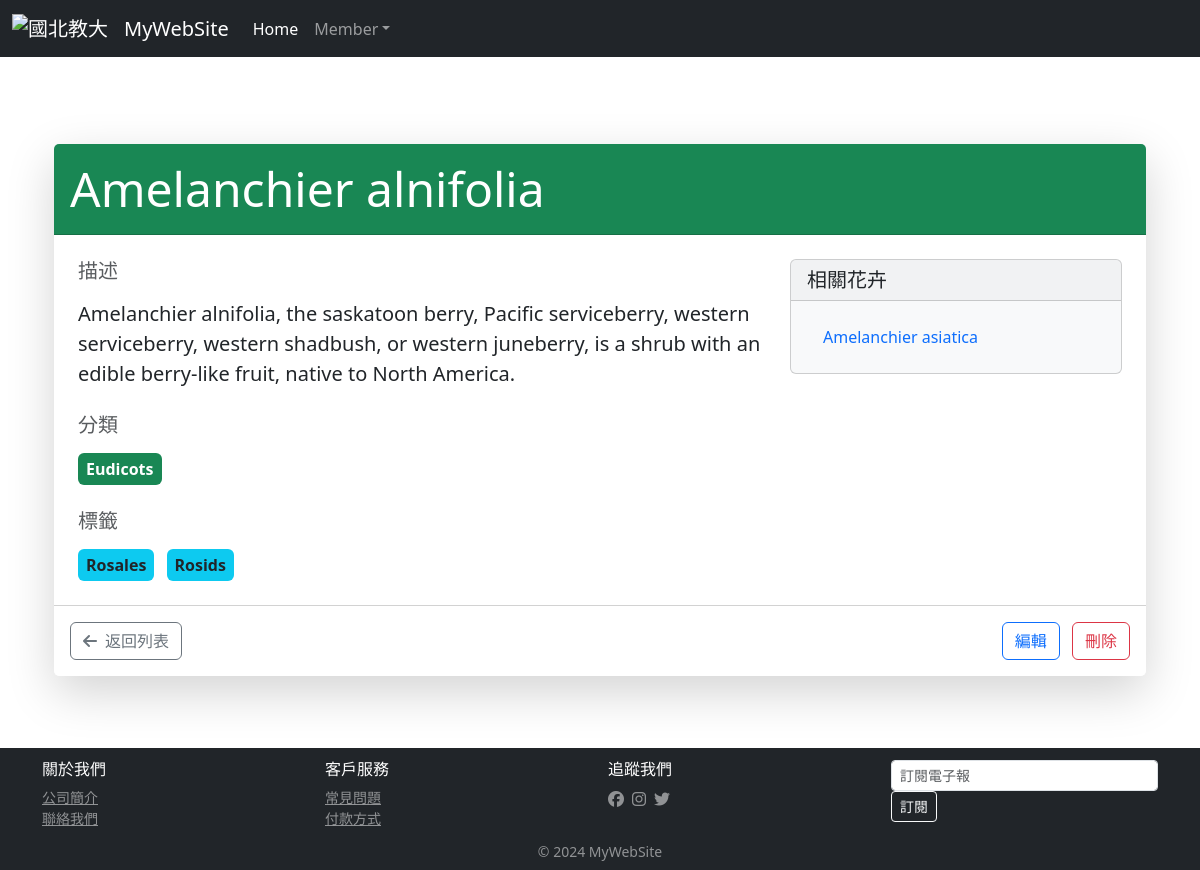
The page /flower/amelanchier-alnifolia/ on the database its author committed.
### flower/models.py (models this page shows, shortened)
class Flower(models.Model):
    title = models.CharField(max_length=255, default="")
    description = models.TextField(default="")
    slug = models.SlugField(blank=True, default="")
    category = models.ForeignKey(Category, null=True, on_delete=models.PROTECT)
    tags = models.ManyToManyField(Tag)
    image = models.ImageField(upload_to='flowers/', null=True, blank=True)

class Category(models.Model):
    title = models.CharField(max_length=255, default="")
    def __str__(self):
        return self.title

class Tag(models.Model):
    title = models.CharField(max_length=255, default="")
    def __str__(self):
        return self.title

### flower/views.py (the view)
# urls.py: path('flower/<slug:slug>/', fviews.detail, name='detail'),
def detail(request, slug=None):
    flower = get_object_or_404(Flower, slug=slug)
    return render(request, 'flower/detail.html', locals())

### templates/flower/detail.html
{% extends "base.html" %}
{% block title %}{{ flower.title }} - 花卉詳情{% endblock %}
{% block content %}
<div class="container py-5">
    <div class="card shadow-lg border-0 mb-4">
        <div class="card-header bg-success text-white py-3">
            <h1 class="display-5 mb-0">{{ flower.title }}</h1>
        </div>
        <div class="card-body p-4">
            <div class="row">
                <div class="col-md-8">
                    <h5 class="text-muted mb-3">描述</h5>
                    <p class="lead">{{ flower.description }}</p>
                    {% if flower.category %}
                    <div class="mt-4">
                        <h5 class="text-muted mb-3">分類</h5>
                        <span class="badge bg-success fs-6 p-2">{{ flower.category }}</span>
                    </div>
                    {% endif %}
                    {% if flower.tags.all %}
                    <div class="mt-4">
                        <h5 class="text-muted mb-3">標籤</h5>
                        {% for tag in flower.tags.all %}
                        <span class="badge bg-info text-dark fs-6 p-2 me-2">{{ tag }}</span>
                        {% endfor %}
                    </div>
                    {% endif %}
                </div>
                <div class="col-md-4 mt-4 mt-md-0">
                    <div class="card bg-light">
                        <div class="card-header">
                            <h5 class="mb-0">相關花卉</h5>
                        </div>
                        <div class="card-body">
                            {% if flower.category.flower_set.all %}
                            <ul class="list-group list-group-flush">
                                {% for related_flower in flower.category.flower_set.all %}
                                {% if related_flower.id != flower.id %}
                                <li class="list-group-item bg-light">
                                    <a href="{% url 'detail' related_flower.slug %}" class="text-decoration-none">{{ related_flower.title }}</a>
                                </li>
                                {% endif %}
                                {% endfor %}
                            </ul>
                            {% else %}
                            <p class="card-text">無相關花卉</p>
                            {% endif %}
                        </div>
                    </div>
                </div>
            </div>
        </div>
        <div class="card-footer bg-white p-3">
            <div class="d-flex justify-content-between align-items-center">
                <a href="/flower/" class="btn btn-outline-secondary">
                    <i class="fas fa-arrow-left me-2"></i>返回列表
                </a>
                <div>
                    <a href="/admin/flower/flower/{{ flower.id }}/change/" class="btn btn-outline-primary me-2">編輯</a>
                    <a href="/admin/flower/flower/{{ flower.id }}/delete/" class="btn btn-outline-danger">刪除</a>
                </div>
            </div>
        </div>
    </div>
</div>
{% endblock %}

### static/css/style.css (style rules this page uses)
html, body { margin: 0; padding: 0; height: 100%; border: none; }
body { margin-left: 0px; margin-top: 0px; margin-right: 0px; margin-bottom: 0px; background-image: url(images/bg.gif); }

### rows shown on the page
Flower: title "Amelanchier alnifolia", description "Amelanchier alnifolia, the saskatoon berry, Pacific serviceberry, western serviceberry, western shadbush, or western juneberry, is a shrub with an edible berry-like fruit, native to North America.", category "Eudicots"
Tag: title "Rosales"
Tag: title "Rosids"
Flower: title "Amelanchier asiatica"
